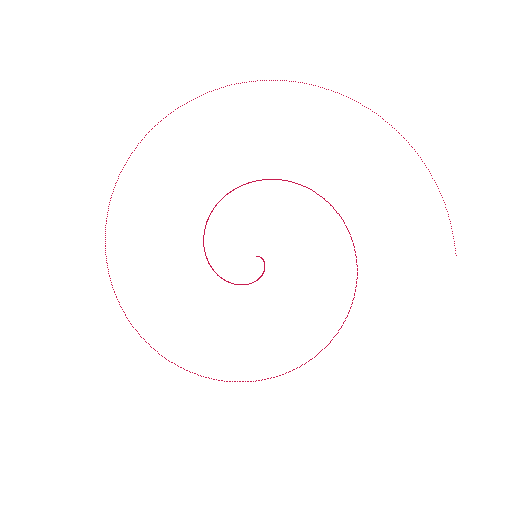
#> input picture data/raw/snail_001/view_0000.png, 512 x 512 px
$ python -i extractor.py   (imports and definitions only)
#> lines starting #> are read from the running program, lines starting #| are printed output that depends on the picture; after the words box and inside, x2 and y2 are one past the last pixel; in counts of white or black regions, pixels touching at a corner belong together
# src/processing/extractor.py

import cv2
import numpy as np
import os

def extract_closest_strip(image_path, output_path=None, debug=False):
    """
    Extract the strip (slice) closest to the camera from a snail shell image.

    Parameters:
        image_path (str): Path to the input image.
        output_path (str): Path to save the extracted strip (optional).
        debug (bool): If True, print debug info and optionally visualize.

    Returns:
        extracted (np.ndarray): The cropped or processed image strip.
    """
#> called with image_path = '../../data/raw/snail_001/view_0000.png', debug = False
    if debug:
        print(f"[extractor] Loading image: {image_path}")

    img = cv2.imread(image_path)
#> img is the input picture: shape (512, 512, 3); mean B, G, R 254.4, 254.3, 254.8
    if img is None:
        raise FileNotFoundError(f"Image not found: {image_path}")

    # Example logic — customize this based on how your snails appear
    gray = cv2.cvtColor(img, cv2.COLOR_BGR2GRAY)
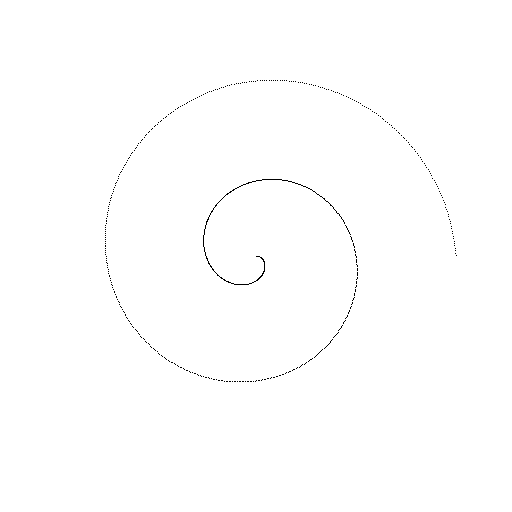
#> gray: shape (512, 512); values 87 (black) and 255 (white), 99.7% white; black in thin lines or dots, all inside (x1, y1, x2, y2) = (105, 80, 457, 382)
    _, thresh = cv2.threshold(gray, 128, 255, cv2.THRESH_BINARY_INV + cv2.THRESH_OTSU)

    # Find contours
    contours, _ = cv2.findContours(thresh, cv2.RETR_EXTERNAL, cv2.CHAIN_APPROX_SIMPLE)
#> contours = 343 contours, 342 with area under 20; largest, box (x1, y1, x2, y2) and area: (203, 179, 345, 285) 28
    if not contours:
        raise ValueError(f"No contours found in image: {image_path}")

    # Take the largest contour (presumed snail shell)
    largest = max(contours, key=cv2.contourArea)
#> largest = contour of 277 points, box (x1, y1, x2, y2) (203, 179, 345, 285), area 28
    x, y, w, h = cv2.boundingRect(largest)
#> x = 203; y = 179; w = 142; h = 106
    extracted = img[y:y+h, x:x+w]
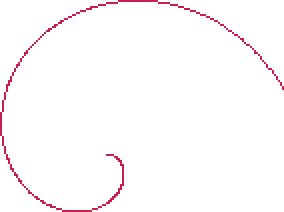
#> extracted: shape (106, 142, 3) (shown 2 times larger); mean B, G, R 251.5, 250.5, 253.9

    if output_path:
        cv2.imwrite(output_path, extracted)
        if debug:
            print(f"[extractor] Saved extracted strip to {output_path}")

    return extracted

>>> result = extract_closest_strip('../../data/raw/snail_001/view_0000.png')

$ run again, on data/raw/snail_001/view_0002.png
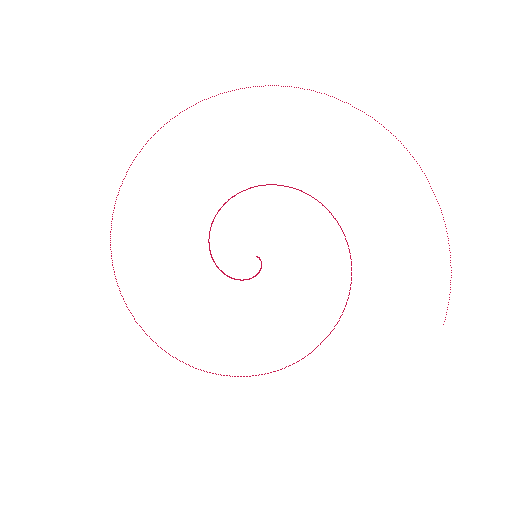
#> input picture data/raw/snail_001/view_0002.png, 512 x 512 px
#> in extract_closest_strip, img is the input picture: shape (512, 512, 3); mean B, G, R 254.4, 254.3, 254.8
#> in extract_closest_strip, `gray = cv2.cvtColor(img, cv2.COLOR_BGR2GRAY)`:
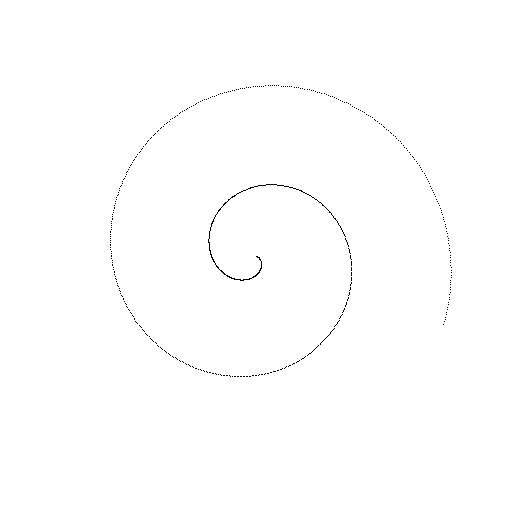
#> gray: shape (512, 512); values 87 (black) and 255 (white), 99.7% white; black in thin lines or dots, all inside (x1, y1, x2, y2) = (110, 85, 452, 377)
#> contours = 345 contours, 344 with area under 20; largest, box (x1, y1, x2, y2) and area: (208, 184, 346, 281) 42
#> largest = contour of 288 points, box (x1, y1, x2, y2) (208, 184, 346, 281), area 42
#> x = 208; y = 184; w = 138; h = 97
#> in extract_closest_strip, `extracted = img[y:y+h, x:x+w]`:
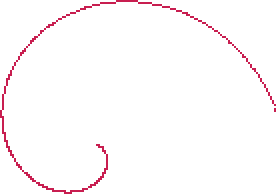
#> extracted: shape (97, 138, 3) (shown 2 times larger); mean B, G, R 251.1, 250, 253.8
